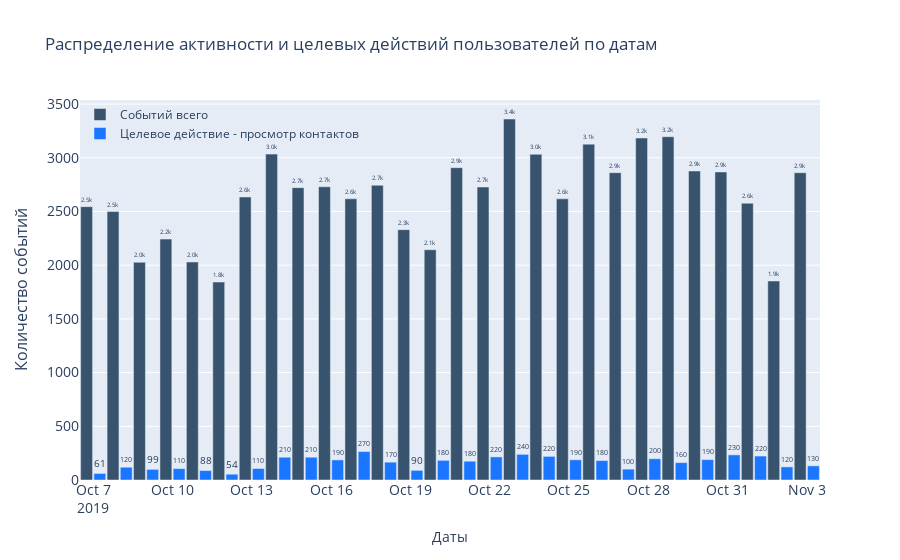

Here is the notebook cell this chart was saved with:
### Code cell
pair_bar_chart(x=total['event_dt'],
               y_1=total['events'],
               y_2=total['contacts_show'],
               name_1='Событий всего',
               name_2='Целевое действие - просмотр контактов',
               plot_title='Распределение активности и целевых действий пользователей по датам',
               xaxis_t='Даты',
               yaxis_t='Количество событий')

### Figure 1 — Plotly figure (JSON) as saved in the notebook; plotly's stock layout.template omitted (floating-point values rounded to 4 significant figures)
{"data": [{"marker": {"color": "rgb(55, 83, 109)"}, "name": "Событий всего", "text": [2545, 2499, 2027, 2243, 2030, 1843, 2635, 3034, 2722, 2730, 2618, 2744, 2331, 2144, 2908, 2728, 3361, 3033, 2618, 3127, 2861, 3184, 3196, 2877, 2868, 2577, 1853, 2861], "textposition": "outside", "texttemplate": "%{text:.2s}", "type": "bar", "x": ["2019-10-07", "2019-10-08", "2019-10-09", "2019-10-10", "2019-10-11", "2019-10-12", "2019-10-13", "2019-10-14", "2019-10-15", "2019-10-16", "2019-10-17", "2019-10-18", "2019-10-19", "2019-10-20", "2019-10-21", "2019-10-22", "2019-10-23", "2019-10-24", "2019-10-25", "2019-10-26", "2019-10-27", "2019-10-28", "2019-10-29", "2019-10-30", "2019-10-31", "2019-11-01", "2019-11-02", "2019-11-03"], "y": [2545, 2499, 2027, 2243, 2030, 1843, 2635, 3034, 2722, 2730, 2618, 2744, 2331, 2144, 2908, 2728, 3361, 3033, 2618, 3127, 2861, 3184, 3196, 2877, 2868, 2577, 1853, 2861]}, {"marker": {"color": "rgb(26, 118, 255)"}, "name": "Целевое действие - просмотр контактов", "text": [61, 119, 99, 106, 88, 54, 107, 212, 212, 187, 265, 166, 90, 183, 175, 215, 239, 220, 188, 181, 101, 198, 162, 190, 234, 223, 122, 132], "textposition": "outside", "texttemplate": "%{text:.2s}", "type": "bar", "x": ["2019-10-07", "2019-10-08", "2019-10-09", "2019-10-10", "2019-10-11", "2019-10-12", "2019-10-13", "2019-10-14", "2019-10-15", "2019-10-16", "2019-10-17", "2019-10-18", "2019-10-19", "2019-10-20", "2019-10-21", "2019-10-22", "2019-10-23", "2019-10-24", "2019-10-25", "2019-10-26", "2019-10-27", "2019-10-28", "2019-10-29", "2019-10-30", "2019-10-31", "2019-11-01", "2019-11-02", "2019-11-03"], "y": [61, 119, 99, 106, 88, 54, 107, 212, 212, 187, 265, 166, 90, 183, 175, 215, 239, 220, 188, 181, 101, 198, 162, 190, 234, 223, 122, 132]}], "layout": {"autosize": true, "bargap": 0, "bargroupgap": 0.1, "barmode": "group", "legend": {"bgcolor": "rgba(255, 255, 255, 0)", "bordercolor": "rgba(255, 255, 255, 0)", "x": 0, "y": 1}, "title": {"text": "Распределение активности и целевых действий пользователей по датам"}, "xaxis": {"autorange": true, "range": ["2019-10-06 12:00", "2019-11-03 12:00"], "tickfont": {"size": 14}, "title": {"text": "Даты"}, "type": "date"}, "yaxis": {"autorange": true, "range": [0, 3538.0], "tickfont": {"size": 14}, "title": {"font": {"size": 16}, "text": "Количество событий"}, "type": "linear"}}}
